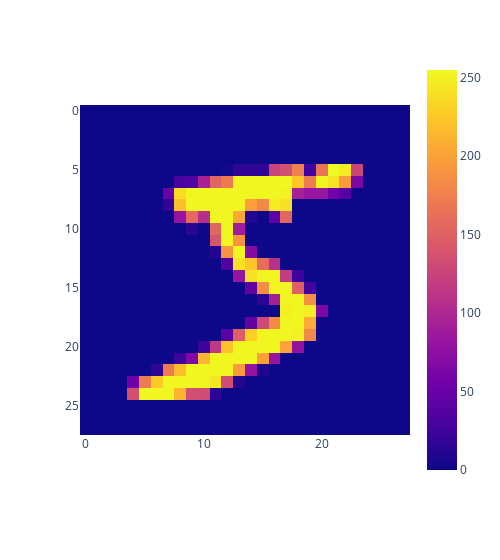

Notebook cell for this chart:
### Code cell
px.imshow(x_train[0], width=500)

### Figure 1 — Plotly figure (JSON) as saved in the notebook; plotly's stock layout.template omitted (floating-point values rounded to 4 significant figures; data arrays with more than 128 entries replaced by an {"elided": "..."} marker saying what was removed)
{"data": [{"coloraxis": "coloraxis", "hovertemplate": "x: %{x}<br>y: %{y}<br>color: %{z}<extra></extra>", "name": "0", "type": "heatmap", "xaxis": "x", "yaxis": "y", "z": {"elided": "28x28 int values"}}], "layout": {"coloraxis": {"colorscale": [[0, "#0d0887"], [0.1111, "#46039f"], [0.2222, "#7201a8"], [0.3333, "#9c179e"], [0.4444, "#bd3786"], [0.5556, "#d8576b"], [0.6667, "#ed7953"], [0.7778, "#fb9f3a"], [0.8889, "#fdca26"], [1, "#f0f921"]]}, "margin": {"t": 60}, "width": 500, "xaxis": {"anchor": "y", "constrain": "domain", "domain": [0, 1], "scaleanchor": "y"}, "yaxis": {"anchor": "x", "autorange": "reversed", "constrain": "domain", "domain": [0, 1]}}}
